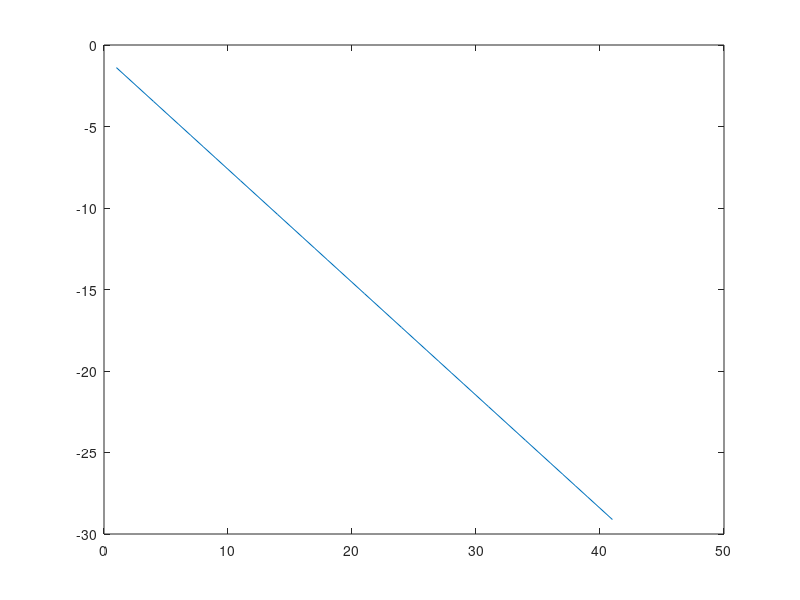
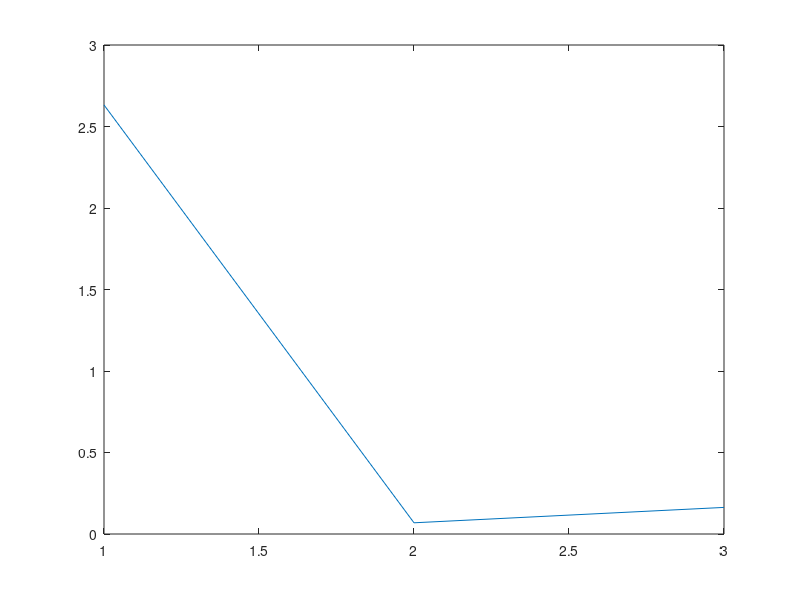
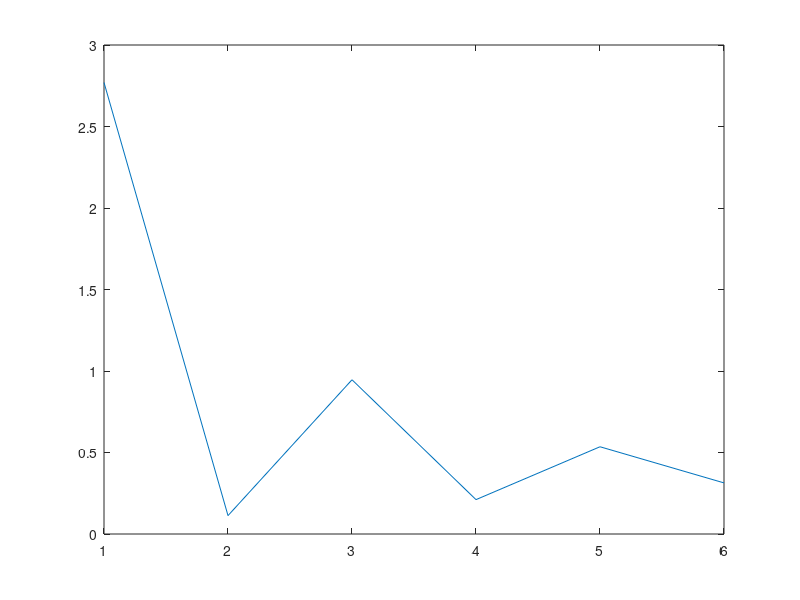

MATLAB code to generate these figures, in order:
% Ross Rucho
% ratrucho@gmail.com
% 05/26/2020
% HW2-Problem3.m
%
%{
All parts of this script utilize the following system:

f(x) = exp[x] - 3*(x).^2 = 0

In Part 1, this script uses the bisection method to calculate the root of
the system listed above.

In Part 2, this script uses Newton's method to calculate the root of the
system listed above. 

In Part 3, this script uses the secant method to calculate the root of the
system listed above. 

From left to right (Figure 1 through Figure 3) the images represent the
error after each iteration for each of the three methods

%}

%% Preliminary
% Define anonymous functions to be equal to the system and its derivative
f = @(x) exp(x) - 3*(x).^2;
fp1 = @(x) exp(x) - 6*x;
XinitialLow = 0;
XinitialHigh = 1;

%% Part 1
% Define local variables
x0 = XinitialLow;
x1 = XinitialHigh;
error1(1) = abs( x1 - x0 );
n = 1;

while x1 - x0 > 1.0e-13
    % Compute the updated root and iteration value
    x = (x0+x1)/2;
    n = n+1;
    
    % Compute the updated error value
    error1(n) = abs( x1 - x0 );
    
    % Compute the new x0 and x1 values
    if f(x)*f(x0) < 0
        x1 = x;
    else
        x0 = x;
    end
end

disp(x);
figure(1);
plot( log(error1(4:44)) );
%plot(error1);

%% Part 2
% Define local variables
x = XinitialLow;
error2(1) = abs( f(x) );
n = 1;

while abs( f(x) ) > 1.0e-13
    % Compute the updated root and iteration value
    x = x - ( f(x) )/( fp1(x) );
    n = n+1;
    
    error2(n) = abs( f(x) );
end

disp(x0);
figure(2);
plot( error2(2:4)./error2(1:3).^2 );
%plot(error2);

%% Part 3
% Define local variables
x0 = XinitialLow;
x1 = XinitialHigh;
error3(1) = abs( f(x1) );
n = 1;

while abs( f(x1) ) > 1.0e-13
    % Compute the updated root and iteration value
    Xtemp = x1 - ( f(x1)*(x1-x0) )/( f(x1)-f(x0) );
    n = n+1;
    
    error3(n) = abs( f(Xtemp) );
    
    % Update the solution
    x0 = x1;
    x1 = Xtemp;
end

disp(x1);
figure(3);
plot( error3(2:7)./error3(1:6).^(1.62) );
%plot(error3);
